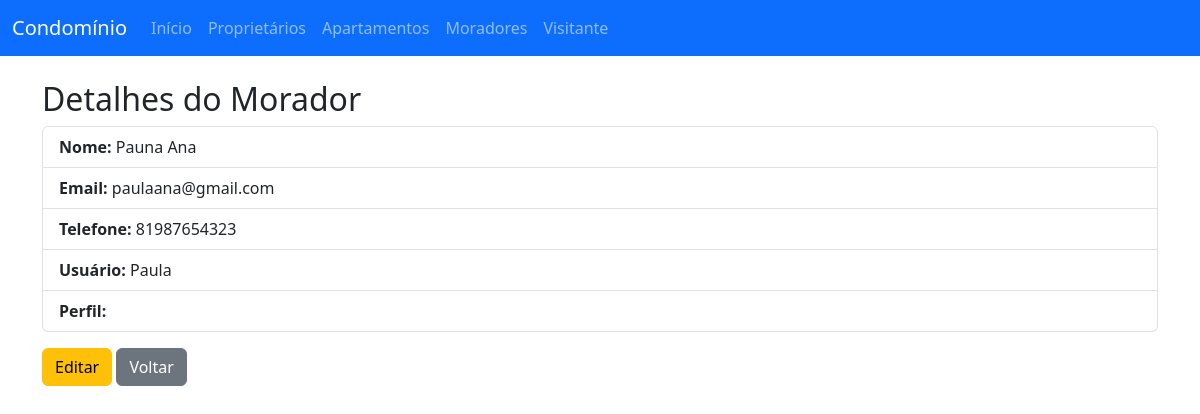
The app's page /moradores/morador/9/, older data.
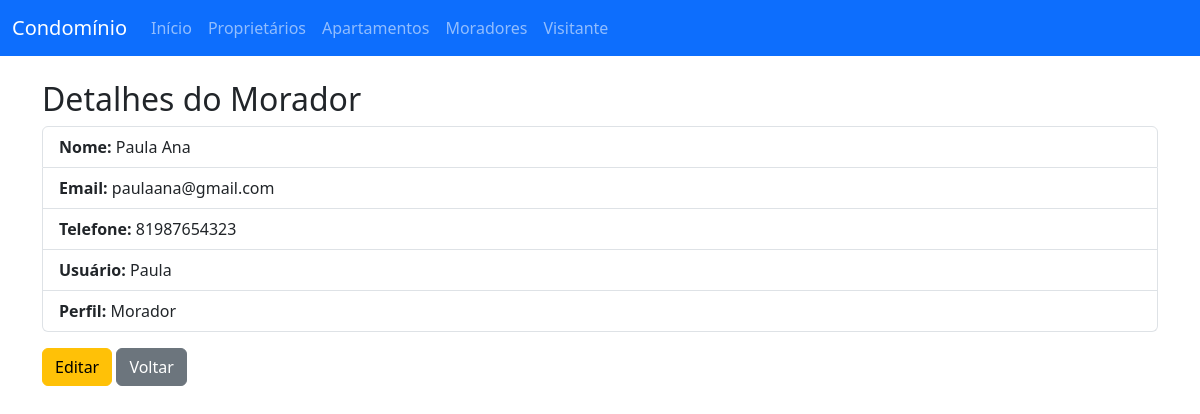
The same page, newer data.
### usuarios/models.py (models this page shows, shortened)
class Usuario(AbstractUser):
    PERFIS = (
        ('sindico', 'Síndico'),
        ('porteiro', 'Porteiro'),
        ('morador', 'Morador'),
        ('proprietario', 'Proprietário'),
    )
    perfil = models.CharField(max_length=20, choices=PERFIS)

### moradores/models.py (models this page shows, shortened)
class Morador(Usuario):
    apartamento = models.ForeignKey(Apartamento, on_delete=models.PROTECT, related_name="morador_apartamento")
    telefone = models.CharField(max_length=20)
    data_nascimento = models.DateField(blank=True, null=True)
    data_criacao = models.DateTimeField(auto_now_add=True)
    data_atualizacao = models.DateTimeField(auto_now=True)
    data_saida = models.DateField(blank=True, null=True)  # <- Campo adicionado
    class Meta:
        verbose_name = "Morador"
        verbose_name_plural = "Moradores"

### moradores/views.py (the view)
# urls.py: path('morador/<int:pk>/', MoradorDetailView.as_view(), name='morador_detail'),
class MoradorDetailView(DetailView):
    model = Morador
    template_name = "moradores/morador_detail.html"
    context_object_name = "morador"

### moradores/templates/moradores/morador_detail.html (shortened to what this page needs)
{% extends 'moradores/base.html' %}
{% block content %}
<h2>Detalhes do Morador</h2>
<ul class="list-group mb-3">
    <li class="list-group-item"><strong>Nome:</strong> {{ morador.first_name }} {{ morador.last_name }}</li>
    <li class="list-group-item"><strong>Email:</strong> {{ morador.email }}</li>
    <li class="list-group-item"><strong>Telefone:</strong> {{ morador.telefone }}</li>
    <li class="list-group-item"><strong>Usuário:</strong> {{ morador.username }}</li>
    <li class="list-group-item"><strong>Perfil:</strong> {{ morador.get_perfil_display }}</li>
</ul>
<a href="{% url 'morador_update' morador.pk %}" class="btn btn-warning">Editar</a>
<a href="{% url 'morador_list' %}" class="btn btn-secondary">Voltar</a>
{% endblock %}

Row changes from the older to the newer data that the page shows:
changed Usuario "Paula": first_name "Pauna" → "Paula"
changed Morador: perfil (not shown) → "Morador"
